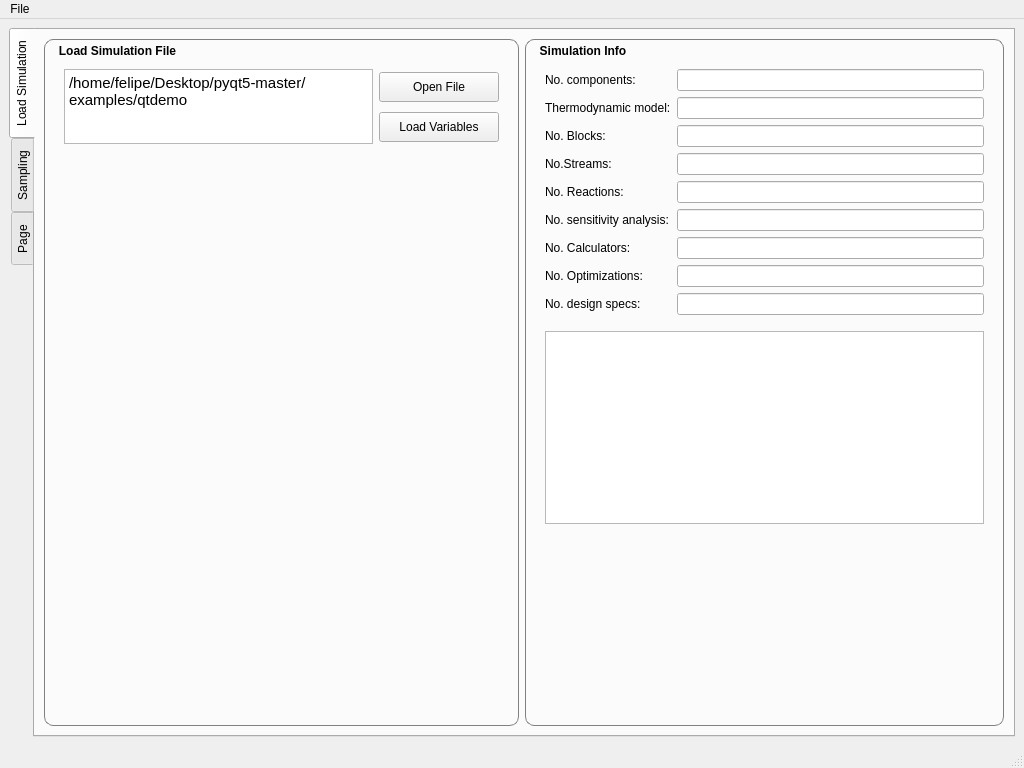
<?xml version="1.0" encoding="UTF-8"?>
<ui version="4.0">
 <class>MainWindow</class>
 <widget class="QMainWindow" name="MainWindow">
  <property name="geometry">
   <rect>
    <x>0</x>
    <y>0</y>
    <width>1024</width>
    <height>768</height>
   </rect>
  </property>
  <property name="sizePolicy">
   <sizepolicy hsizetype="Preferred" vsizetype="Preferred">
    <horstretch>0</horstretch>
    <verstretch>0</verstretch>
   </sizepolicy>
  </property>
  <property name="windowTitle">
   <string>MainWindow</string>
  </property>
  <property name="dockOptions">
   <set>QMainWindow::AllowTabbedDocks|QMainWindow::AnimatedDocks</set>
  </property>
  <widget class="QWidget" name="centralwidget">
   <property name="sizePolicy">
    <sizepolicy hsizetype="Expanding" vsizetype="Preferred">
     <horstretch>0</horstretch>
     <verstretch>0</verstretch>
    </sizepolicy>
   </property>
   <layout class="QHBoxLayout" name="horizontalLayout">
    <item>
     <widget class="QTabWidget" name="tabLoadSimulation">
      <property name="sizePolicy">
       <sizepolicy hsizetype="Preferred" vsizetype="Preferred">
        <horstretch>0</horstretch>
        <verstretch>0</verstretch>
       </sizepolicy>
      </property>
      <property name="tabPosition">
       <enum>QTabWidget::West</enum>
      </property>
      <property name="tabShape">
       <enum>QTabWidget::Rounded</enum>
      </property>
      <property name="currentIndex">
       <number>0</number>
      </property>
      <widget class="QWidget" name="tab">
       <attribute name="title">
        <string>Load Simulation</string>
       </attribute>
       <layout class="QHBoxLayout" name="horizontalLayout_2">
        <item>
         <widget class="QGroupBox" name="groupBox">
          <property name="minimumSize">
           <size>
            <width>475</width>
            <height>680</height>
           </size>
          </property>
          <property name="styleSheet">
           <string notr="true">QGroupBox {
    border: 1px solid gray;
    border-radius: 9px;
	font-weight: bold;
}

QGroupBox::title {
    subcontrol-origin: margin;
    left: 10px;
    top: 5px;
    padding: 0 3px 0 3px;
}</string>
          </property>
          <property name="title">
           <string>Load Simulation File</string>
          </property>
          <layout class="QGridLayout" name="gridLayout">
           <item row="1" column="2">
            <widget class="QPushButton" name="pushButton_3">
             <property name="sizePolicy">
              <sizepolicy hsizetype="Preferred" vsizetype="Preferred">
               <horstretch>0</horstretch>
               <verstretch>0</verstretch>
              </sizepolicy>
             </property>
             <property name="minimumSize">
              <size>
               <width>120</width>
               <height>30</height>
              </size>
             </property>
             <property name="maximumSize">
              <size>
               <width>120</width>
               <height>30</height>
              </size>
             </property>
             <property name="text">
              <string>Open File</string>
             </property>
            </widget>
           </item>
           <item row="1" column="3">
            <spacer name="horizontalSpacer_3">
             <property name="orientation">
              <enum>Qt::Horizontal</enum>
             </property>
             <property name="sizeType">
              <enum>QSizePolicy::Fixed</enum>
             </property>
             <property name="sizeHint" stdset="0">
              <size>
               <width>10</width>
               <height>20</height>
              </size>
             </property>
            </spacer>
           </item>
           <item row="3" column="1">
            <spacer name="verticalSpacer">
             <property name="orientation">
              <enum>Qt::Vertical</enum>
             </property>
             <property name="sizeHint" stdset="0">
              <size>
               <width>20</width>
               <height>40</height>
              </size>
             </property>
            </spacer>
           </item>
           <item row="2" column="2">
            <widget class="QPushButton" name="pushButton_4">
             <property name="sizePolicy">
              <sizepolicy hsizetype="Maximum" vsizetype="Fixed">
               <horstretch>0</horstretch>
               <verstretch>0</verstretch>
              </sizepolicy>
             </property>
             <property name="minimumSize">
              <size>
               <width>120</width>
               <height>30</height>
              </size>
             </property>
             <property name="text">
              <string>Load Variables</string>
             </property>
            </widget>
           </item>
           <item row="0" column="1">
            <spacer name="verticalSpacer_2">
             <property name="orientation">
              <enum>Qt::Vertical</enum>
             </property>
             <property name="sizeType">
              <enum>QSizePolicy::Fixed</enum>
             </property>
             <property name="sizeHint" stdset="0">
              <size>
               <width>20</width>
               <height>20</height>
              </size>
             </property>
            </spacer>
           </item>
           <item row="1" column="1" rowspan="2">
            <widget class="QTextBrowser" name="textBrowser_2">
             <property name="sizePolicy">
              <sizepolicy hsizetype="Preferred" vsizetype="Preferred">
               <horstretch>0</horstretch>
               <verstretch>0</verstretch>
              </sizepolicy>
             </property>
             <property name="minimumSize">
              <size>
               <width>300</width>
               <height>75</height>
              </size>
             </property>
             <property name="html">
              <string>&lt;!DOCTYPE HTML PUBLIC &quot;-//W3C//DTD HTML 4.0//EN&quot; &quot;http://www.w3.org/TR/REC-html40/strict.dtd&quot;&gt;
&lt;html&gt;&lt;head&gt;&lt;meta name=&quot;qrichtext&quot; content=&quot;1&quot; /&gt;&lt;style type=&quot;text/css&quot;&gt;
p, li { white-space: pre-wrap; }
&lt;/style&gt;&lt;/head&gt;&lt;body style=&quot; font-family:'Ubuntu'; font-size:11pt; font-weight:400; font-style:normal;&quot;&gt;
&lt;p style=&quot; margin-top:0px; margin-bottom:0px; margin-left:0px; margin-right:0px; -qt-block-indent:0; text-indent:0px;&quot;&gt;/home/felipe/Desktop/pyqt5-master/examples/qtdemo&lt;/p&gt;&lt;/body&gt;&lt;/html&gt;</string>
             </property>
            </widget>
           </item>
           <item row="1" column="0">
            <spacer name="horizontalSpacer_2">
             <property name="orientation">
              <enum>Qt::Horizontal</enum>
             </property>
             <property name="sizeType">
              <enum>QSizePolicy::Fixed</enum>
             </property>
             <property name="sizeHint" stdset="0">
              <size>
               <width>10</width>
               <height>20</height>
              </size>
             </property>
            </spacer>
           </item>
          </layout>
         </widget>
        </item>
        <item>
         <widget class="QGroupBox" name="groupBox_2">
          <property name="minimumSize">
           <size>
            <width>475</width>
            <height>680</height>
           </size>
          </property>
          <property name="styleSheet">
           <string notr="true">QGroupBox {
    border: 1px solid gray;
    border-radius: 9px;
	 font-weight: bold;
}

QGroupBox::title {
    subcontrol-origin: margin;
    left: 10px;
    top: 5px;
    padding: 0 3px 0 3px;
}</string>
          </property>
          <property name="title">
           <string>Simulation Info</string>
          </property>
          <layout class="QGridLayout" name="gridLayout_3">
           <item row="3" column="1">
            <widget class="QTableView" name="tableView">
             <attribute name="horizontalHeaderVisible">
              <bool>false</bool>
             </attribute>
            </widget>
           </item>
           <item row="1" column="1">
            <layout class="QFormLayout" name="formLayout">
             <item row="0" column="0">
              <widget class="QLabel" name="label">
               <property name="text">
                <string>No. components:</string>
               </property>
              </widget>
             </item>
             <item row="0" column="1">
              <widget class="QLineEdit" name="lineEdit">
               <property name="readOnly">
                <bool>true</bool>
               </property>
              </widget>
             </item>
             <item row="1" column="0">
              <widget class="QLabel" name="label_2">
               <property name="text">
                <string>Thermodynamic model:</string>
               </property>
              </widget>
             </item>
             <item row="1" column="1">
              <widget class="QLineEdit" name="lineEdit_2">
               <property name="readOnly">
                <bool>true</bool>
               </property>
              </widget>
             </item>
             <item row="2" column="0">
              <widget class="QLabel" name="label_3">
               <property name="text">
                <string>No. Blocks:</string>
               </property>
              </widget>
             </item>
             <item row="2" column="1">
              <widget class="QLineEdit" name="lineEdit_3">
               <property name="readOnly">
                <bool>true</bool>
               </property>
              </widget>
             </item>
             <item row="3" column="0">
              <widget class="QLabel" name="label_4">
               <property name="text">
                <string>No.Streams:</string>
               </property>
              </widget>
             </item>
             <item row="3" column="1">
              <widget class="QLineEdit" name="lineEdit_4">
               <property name="readOnly">
                <bool>true</bool>
               </property>
              </widget>
             </item>
             <item row="4" column="0">
              <widget class="QLabel" name="label_5">
               <property name="text">
                <string>No. Reactions:</string>
               </property>
              </widget>
             </item>
             <item row="4" column="1">
              <widget class="QLineEdit" name="lineEdit_5">
               <property name="readOnly">
                <bool>true</bool>
               </property>
              </widget>
             </item>
             <item row="5" column="0">
              <widget class="QLabel" name="label_6">
               <property name="text">
                <string>No. sensitivity analysis:</string>
               </property>
              </widget>
             </item>
             <item row="5" column="1">
              <widget class="QLineEdit" name="lineEdit_6">
               <property name="readOnly">
                <bool>true</bool>
               </property>
              </widget>
             </item>
             <item row="6" column="0">
              <widget class="QLabel" name="label_7">
               <property name="text">
                <string>No. Calculators:</string>
               </property>
              </widget>
             </item>
             <item row="6" column="1">
              <widget class="QLineEdit" name="lineEdit_7">
               <property name="readOnly">
                <bool>true</bool>
               </property>
              </widget>
             </item>
             <item row="7" column="0">
              <widget class="QLabel" name="label_8">
               <property name="text">
                <string>No. Optimizations:</string>
               </property>
              </widget>
             </item>
             <item row="8" column="0">
              <widget class="QLabel" name="label_9">
               <property name="text">
                <string>No. design specs:</string>
               </property>
              </widget>
             </item>
             <item row="7" column="1">
              <widget class="QLineEdit" name="lineEdit_8">
               <property name="readOnly">
                <bool>true</bool>
               </property>
              </widget>
             </item>
             <item row="8" column="1">
              <widget class="QLineEdit" name="lineEdit_9">
               <property name="readOnly">
                <bool>true</bool>
               </property>
              </widget>
             </item>
            </layout>
           </item>
           <item row="0" column="1">
            <spacer name="verticalSpacer_3">
             <property name="orientation">
              <enum>Qt::Vertical</enum>
             </property>
             <property name="sizeType">
              <enum>QSizePolicy::Maximum</enum>
             </property>
             <property name="sizeHint" stdset="0">
              <size>
               <width>20</width>
               <height>20</height>
              </size>
             </property>
            </spacer>
           </item>
           <item row="1" column="0">
            <spacer name="horizontalSpacer_4">
             <property name="orientation">
              <enum>Qt::Horizontal</enum>
             </property>
             <property name="sizeType">
              <enum>QSizePolicy::Fixed</enum>
             </property>
             <property name="sizeHint" stdset="0">
              <size>
               <width>10</width>
               <height>20</height>
              </size>
             </property>
            </spacer>
           </item>
           <item row="1" column="2">
            <spacer name="horizontalSpacer">
             <property name="orientation">
              <enum>Qt::Horizontal</enum>
             </property>
             <property name="sizeType">
              <enum>QSizePolicy::Fixed</enum>
             </property>
             <property name="sizeHint" stdset="0">
              <size>
               <width>10</width>
               <height>20</height>
              </size>
             </property>
            </spacer>
           </item>
           <item row="2" column="1">
            <spacer name="verticalSpacer_4">
             <property name="orientation">
              <enum>Qt::Vertical</enum>
             </property>
             <property name="sizeType">
              <enum>QSizePolicy::Fixed</enum>
             </property>
             <property name="sizeHint" stdset="0">
              <size>
               <width>20</width>
               <height>10</height>
              </size>
             </property>
            </spacer>
           </item>
           <item row="4" column="1">
            <spacer name="verticalSpacer_5">
             <property name="orientation">
              <enum>Qt::Vertical</enum>
             </property>
             <property name="sizeHint" stdset="0">
              <size>
               <width>20</width>
               <height>40</height>
              </size>
             </property>
            </spacer>
           </item>
          </layout>
         </widget>
        </item>
       </layout>
      </widget>
      <widget class="QWidget" name="tab_2">
       <attribute name="title">
        <string>Sampling</string>
       </attribute>
      </widget>
      <widget class="QWidget" name="tab_3">
       <attribute name="title">
        <string>Page</string>
       </attribute>
      </widget>
     </widget>
    </item>
   </layout>
  </widget>
  <widget class="QMenuBar" name="menubar">
   <property name="geometry">
    <rect>
     <x>0</x>
     <y>0</y>
     <width>1024</width>
     <height>25</height>
    </rect>
   </property>
   <widget class="QMenu" name="menuFile">
    <property name="title">
     <string>File</string>
    </property>
   </widget>
   <addaction name="menuFile"/>
  </widget>
  <widget class="QStatusBar" name="statusbar"/>
 </widget>
 <resources/>
 <connections/>
</ui>
